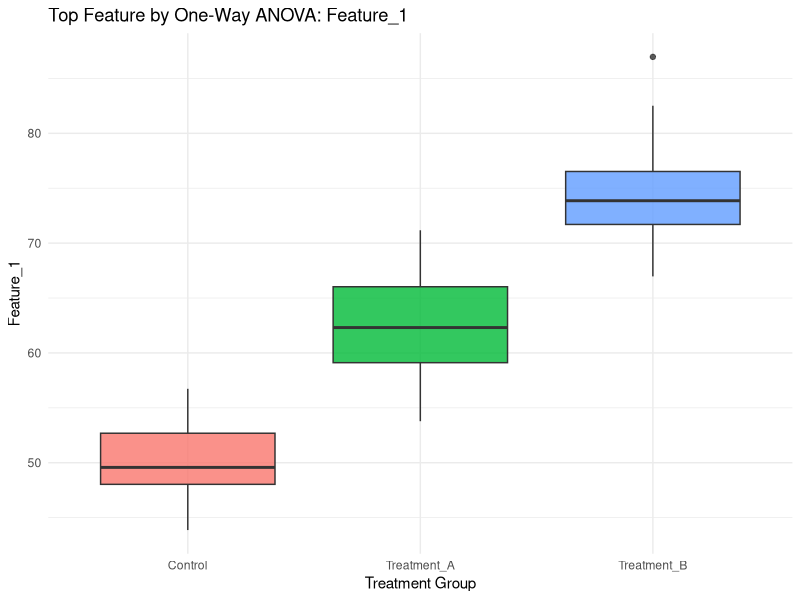

The R script that drew this image:
## ---- chunk 1
# Load required package
library(ggplot2)

# Ensure reproducibility
set.seed(123)
## ---- chunk 2

n <- 200

# Grouping variable with 3 levels
Treatment_Group <- factor(
  sample(c("Control", "Treatment_A", "Treatment_B"), n, replace = TRUE)
)

# Group-specific means for each feature
# Feature_1: strongest separation
# Feature_2: moderate separation
# Feature_3: weak separation with high noise
# Feature_4: very weak separation
mu_f1 <- c(Control = 50, Treatment_A = 62, Treatment_B = 74)
mu_f2 <- c(Control = 30, Treatment_A = 35, Treatment_B = 40)
mu_f3 <- c(Control = 100, Treatment_A = 102, Treatment_B = 104)
mu_f4 <- c(Control = 10, Treatment_A = 10.5, Treatment_B = 11)

# Build numeric features with varying within-group variance
Feature_1 <- rnorm(n, mean = mu_f1[Treatment_Group], sd = 4)
Feature_2 <- rnorm(n, mean = mu_f2[Treatment_Group], sd = 8)
Feature_3 <- rnorm(n, mean = mu_f3[Treatment_Group], sd = 14)
Feature_4 <- rnorm(n, mean = mu_f4[Treatment_Group], sd = 6)

# Final dataframe
df <- data.frame(
  Treatment_Group,
  Feature_1,
  Feature_2,
  Feature_3,
  Feature_4
)

# Preview
head(df)
## ---- chunk 3

feature_names <- c("Feature_1", "Feature_2", "Feature_3", "Feature_4")

anova_list <- lapply(feature_names, function(feat) {
  # Dynamic formula: feat ~ Treatment_Group
  fml <- as.formula(paste(feat, "~ Treatment_Group"))
  fit <- aov(fml, data = df)
  sm <- summary(fit)[[1]]

  data.frame(
    Feature = feat,
    F_statistic = sm["Treatment_Group", "F value"],
    p_value = sm["Treatment_Group", "Pr(>F)"],
    row.names = NULL
  )
})

anova_results <- do.call(rbind, anova_list)
anova_results
## ---- chunk 4

anova_results <- anova_results[order(-anova_results$F_statistic), ]
anova_results$Rank <- seq_len(nrow(anova_results))

anova_results <- anova_results[, c("Rank", "Feature", "F_statistic", "p_value")]
anova_results

# Top-performing feature
top_feature <- anova_results$Feature[1]
cat("Top feature by ANOVA F-statistic:", top_feature, "\n")
## ---- chunk 5

ggplot(df, aes(x = Treatment_Group, y = .data[[top_feature]], fill = Treatment_Group)) +
  geom_boxplot(alpha = 0.8) +
  labs(
    title = paste("Top Feature by One-Way ANOVA:", top_feature),
    x = "Treatment Group",
    y = top_feature
  ) +
  theme_minimal() +
  theme(legend.position = "none")
